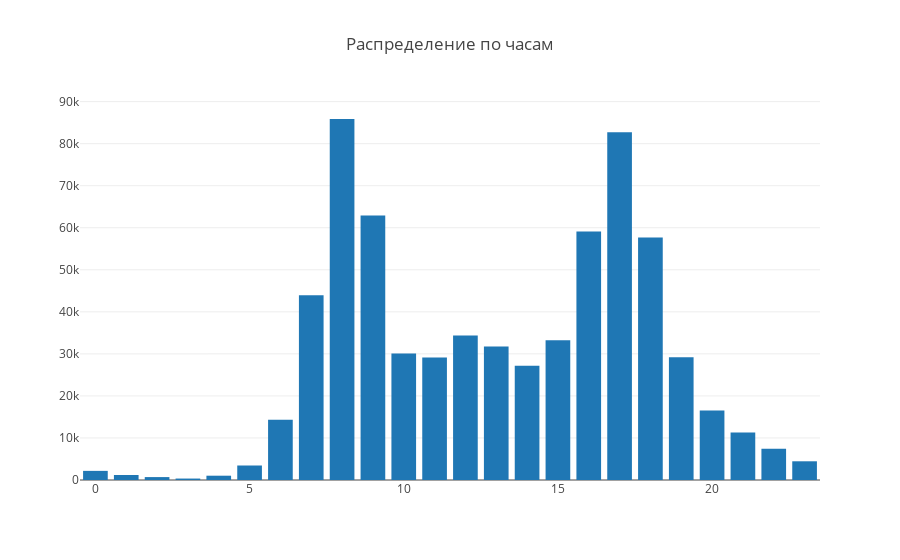

Notebook code cell kept with this figure:
### Code cell
trace = go.Bar(
    x = trip_hours.index,
    y = trip_hours['trips']
)

data = [trace]
layout = {'title': 'Распределение по часам'}
fig = dict(data=data, layout=layout)
iplot(fig, show_link=False)

### Figure 1 — Plotly figure (JSON) as saved in the notebook; plotly's stock layout.template omitted (floating-point values rounded to 4 significant figures)
{"data": [{"type": "bar", "x": [0, 1, 2, 3, 4, 5, 6, 7, 8, 9, 10, 11, 12, 13, 14, 15, 16, 17, 18, 19, 20, 21, 22, 23], "y": [2171, 1189, 692, 342, 1022, 3449, 14312, 43939, 85864, 62897, 30106, 29141, 34384, 31740, 27156, 33223, 59099, 82705, 57652, 29188, 16527, 11277, 7434, 4450]}], "layout": {"title": "Распределение по часам"}}
